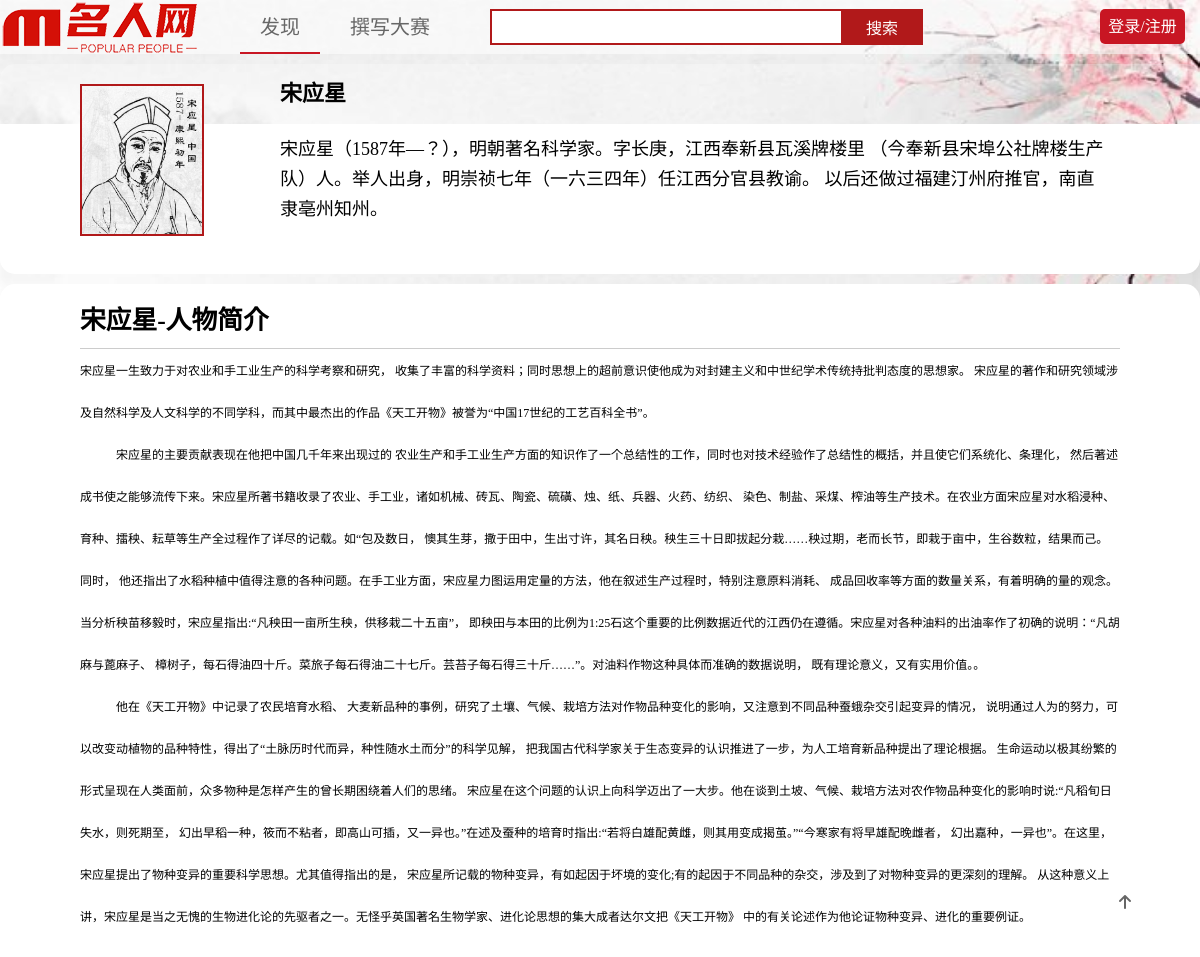
The app's page /design/show.php?id=38 with its own data.
### tables this page shows
CREATE TABLE `introduction`  (
  `id` int(11) UNSIGNED NOT NULL AUTO_INCREMENT,
  `name` varchar(255) NOT NULL,
  `birthday` varchar(255) NOT NULL,
  `work` varchar(255) NOT NULL,
  `introduction` longtext NOT NULL,
  PRIMARY KEY (`id`) USING BTREE
);

CREATE TABLE `images`  (
  `id` int(11) UNSIGNED NOT NULL AUTO_INCREMENT,
  `image` varchar(255) NOT NULL,
  `name` varchar(255) NOT NULL,
  INDEX `id`(`id`) USING BTREE
);

CREATE TABLE `content`  (
  `id` int(10) UNSIGNED NOT NULL AUTO_INCREMENT,
  `name` varchar(255) NOT NULL,
  `content` longtext NOT NULL,
  PRIMARY KEY (`id`) USING BTREE
);

### design/show.php (the view, shortened to what this page needs)
<!DOCTYPE html>
<html lang="en">
<head>
    <link rel="stylesheet" href="./css/base.css">
    <link rel="stylesheet" href="./css/comm.css">
    <link rel="stylesheet" href="./css/discover.css">
    <link rel="stylesheet" href="./css/show.css">
</head>
<body>
    <div class="to_top">
        <a href="#"><p><i></i></p></a>
    </div>
    <div class="shortcut">
        <div class="w">
            <div class="logo fl">
                <h1>
                    <a href="./index.php" title="名人网">名人网</a>
                </h1>
            </div>
            <div class="fl discover">
                <ul>
                    <li>
                        <a href="./discover.php" class="now">发现</a>
                    </li>
                    <?php
                    if (isset($_SESSION['islogin'])) {
                        ?>
                        <li>
                            <a href="./write.php">撰写大赛</a>
                        </li>
                        <?php
                        } else {
                            echo "<li><a href='./login.php'>撰写大赛</a></li>";
                        }
                    ?>
                </ul>
            </div>
            <div class="search">
                <form action="./discover.php">
                    <input type="text" class="text fl" name="search" value="<?php if (!empty($_GET['search'])) echo $_GET['search'];?>">
                    <button class="btn fl" type="submit">搜索</button>
                </form>
            </div>
            <div class="fr login">
            <?php
                if (isset($_SESSION['islogin'])) {
                ?>
                    <span><?php echo $_SESSION['username'];?>,欢迎您!</span>
                    <a href='loginout.php'>注销</a>
                <?php
                    } else {
                    echo "<a href='./login.php'>登录/注册</a>";
                }
            ?>
            </div>
        </div>
    </div>
    <div class="w introduce">
        <div class="nav">
        <?php
        include_once("conn.php");
        if (!empty($_GET['id'])) {
            $id = $_GET['id'];
            $sql = "SELECT `introduction`.`id` ,`introduction`.`name`,`birthday`,`work`,`introduction`,`image`,`content` FROM `introduction`,`images`,`content` WHERE `introduction`.name = `images`.name AND `introduction`.name = `content`.name AND `introduction`.id=$id;";
            $result = $mySQLi -> query($sql);
            $rows = $result->fetch_all(MYSQLI_ASSOC);
            foreach($rows as $row){
                $imagedir=$row['image'];
    ?>
            <img src="<?php echo $imagedir;?>" alt="">
            <div class="top">
                <h3>
                    <?php echo $row['name'];?>
                </h3>
            </div>
            <div class="bottom">
                <p><?php echo $row['introduction'];?></p>
            </div>
        </div>
        <div class="content">
            <div class="content-hd">
                <h3><span><?php echo $row['name'];?></span>-人物简介</h3>
            </div>
            <div class="content-bd">
                <?php echo $row['content'];?>
            </div>
            <?php
            }
        } else {
            echo "<script>location.href = './discover.php';</script>";
        }
    ?>
        </div>
    </div>
</body>
</html>

### design/css/base.css (style rules this page uses)
* { margin: 0; padding: 0 }
em, i { font-style: normal; }
li { list-style: none; }
img { border: 0; vertical-align: middle; }
button { cursor: pointer; }
a { color: #666; text-decoration: none; }

### design/css/comm.css (style rules this page uses)
.fl { float: left; }
.fr { float: right; }
.w { width: 1200px; margin: 0 auto; }

### design/css/discover.css (style rules this page uses)
body { background: url(../img/bj.jpg) no-repeat; background-size: 100%; background-attachment: fixed; }
.shortcut { position: fixed; height: 54px; width: 100%; top: 0; z-index: 999; background-color: rgba(255, 255, 255, 0.555); }
.logo { height: 54px; width: 200px; }
.logo a { display: block; height: 54px; width: 200px; background: url(../img/logo.png) no-repeat; font-size: 0; }
.discover { height: 54px; margin-left: 40px; line-height: 54px; font-size: 20px; }
.discover li { margin-right: 10px; float: left; height: 52px; }
.now { border-bottom: 2px solid #c81623; }
.discover li a { display: block; padding: 0 20px; height: 100%; }
.login { position: absolute; top: 9px; left: 1100px; }
.login a { display: inline-block; height: 35px; width: 85px; border-radius: 5px; line-height: 35px; text-align: center; color: #fff; background-color: #c81623; transition: all 0.7s; }
.search { float: left; height: 54px; margin-top: 9px; margin-left: 30px; }
.text { height: 32px; width: 340px; outline: none; border: 2px solid #b1191a; padding-left: 10px; color: #ccc; }
.btn { width: 82px; height: 36px; background-color: #b1191a; margin-left: -3px; border: 0; font-size: 16px; color: #fff; }
.to_top { position: fixed; display: inline-block; bottom: 30px; right: 50px; width: 50px; height: 50px; border-radius: 50%; background-color: #fff; z-index: 888; }
.to_top a { display: block; width: 100%; margin: 0 auto; }
.to_top p { text-align: center; }
.to_top i { font-family: 'icomoon'; line-height: 50px; }

### design/css/show.css (style rules this page uses)
.introduce { margin-top: 64px; }
.nav { position: relative; }
.nav img { position: absolute; left: 80px; top: 20px; width: 120px; border: 2px solid #b1191a; }
.nav .bottom, .nav .top { overflow: hidden; width: 100%; }
.nav .top { background-color: rgba(255, 255, 255, 0.288); border-radius: 15px 15px 0 0; }
.nav .bottom { background-color: #fff; border-radius: 0 0 15px 15px; }
.nav .top h3 { height: 40px; padding: 10px; width: 830px; float: right; font-size: 22px; line-height: 40px; margin-right: 80px; }
.nav .bottom p { min-height: 130px; padding: 10px; width: 830px; float: right; font-size: 18px; line-height: 30px; margin-right: 80px; overflow: hidden; }
.content { margin-top: 10px; padding: 10px 80px 10px 80px; border-radius: 15px; background-color: #fff; }
.content-hd { height: 54px; line-height: 54px; font-size: 22px; border-bottom: 1px solid #ccc; }
.content-bd { line-height: 40px; margin-bottom: 10px; font-size: 18px; }

### records on screen
introduction: images.image (picture), name "宋应星", introduction "宋应星（1587年—？），明朝著名科学家。字长庚，江西奉新县瓦溪牌楼里 （今奉新县宋埠公社牌楼生产队）人。举人出身，明崇祯七年（一六三四年）任江西分官县教谕。 以后还做过福建汀州府推官，南直隶亳州知州。", content.content "宋应星一生致力于对农业和手工业生产的科学考察和研究， 收集了丰富的科学资料；同时思想上的超前意识使他成为对封建主义和中世纪学术传统持批判态度的思想家。 宋应星的著作和研究领域涉及自然科学及人文科学的不同学科，而其中最杰出的作品《天工开物》被誉为“中国 17 世纪的工艺百科全书”。 宋应星的主要贡献表现在他把中国几千年来出现过的 农业生产和手工业生产方面的知识作了一个总结性的工作，同时也对技术经验作了总结性的概括，并且使它们系统化、条理化， 然后著述成书使之能够流传下来。宋应星所著书籍收录了农业、手工业，诸如机械、砖瓦、陶瓷、硫磺、烛、纸、兵器、火药、纺织、 染色、制盐、采煤、榨油等生产技术。在农业方面宋应星对水稻浸种、育种、擂秧、耘草等生产全过程作了详尽的记载。如“包及数日， 懊其生芽，撒于田中，生出寸许，其名日秧。秧生三十日即拔起分栽……秧过期，老而长节，即栽于亩中，生谷数粒，结果而己。同时， 他还指出了水稻种植中值得注意的各种问题。在手工业方面，宋应星力图运用定量的方法，他在叙述生产过程时，特别注意原料消耗、 成品回收率等方面的数量关系，有着明确的量的观念。当分析秧苗移毅时，宋应星指出 : “凡秧田一亩所生秧，供移栽二十五亩”， 即秧田与本田的比例为 1:25 石这个重要的比例数据近代的江西仍在遵循。宋应星对各种油料的出油率作了初确的说明：“凡胡麻与蓖麻子、 樟树子，每石得油四十斤。菜旅子每石得油二十七斤。芸苔子每石得三十斤……”。对油料作物这种具体而准确的数据说明， 既有理论意义，又有实用价值。。 他在《天工开物》中记录了农民培育水稻、…"
